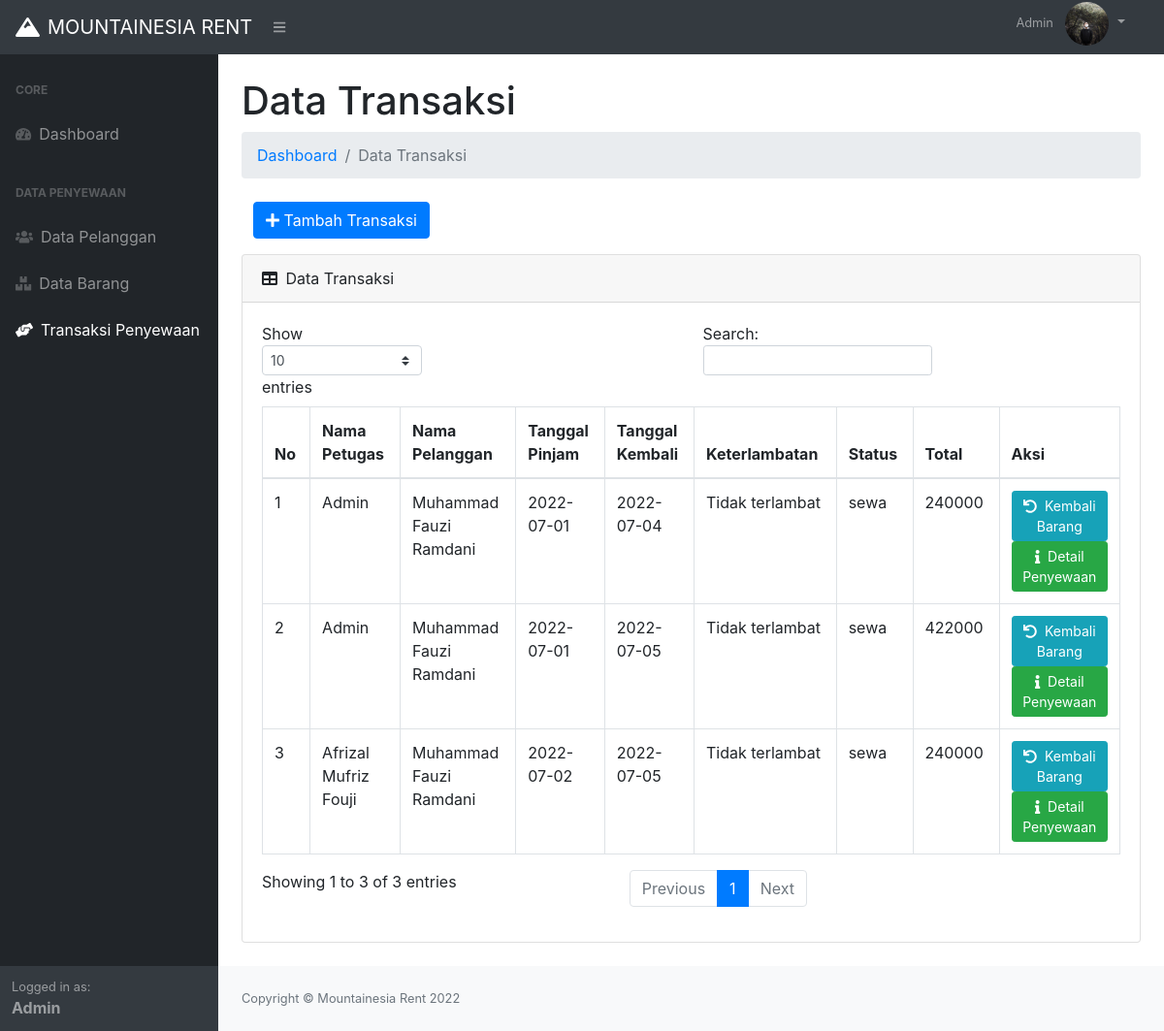
The app's page /index.php?p=transaksi (signed in) with its own data.
### tables this page shows
CREATE TABLE `tb_penyewaan` (
  `idsewa` int(11) NOT NULL,
  `iduser` int(11) NOT NULL,
  `idpelanggan` int(11) NOT NULL,
  `tanggalsewa` date NOT NULL,
  `tanggalkembali` date NOT NULL,
  `denda` int(20) NOT NULL,
  `total` int(20) NOT NULL,
  `status` varchar(50) NOT NULL
);

CREATE TABLE `tb_user` (
  `iduser` int(11) NOT NULL,
  `username` varchar(50) NOT NULL,
  `password` varchar(255) NOT NULL,
  `nama` varchar(50) NOT NULL,
  `foto` varchar(255) NOT NULL
);

CREATE TABLE `tb_pelanggan` (
  `idpelanggan` int(11) NOT NULL,
  `nama_pelanggan` varchar(50) NOT NULL,
  `alamat` varchar(255) NOT NULL,
  `tgl_lahir` date NOT NULL,
  `jk` enum('L','P') NOT NULL
);

### config/functions.php (called while the page is built, shortened)
<?php
function terlambat($tgl_dateline, $tgl_kembali)
{
	$tgl_dateline_pecah = explode('-', $tgl_dateline);
	$tgl_dateline_pecah = $tgl_dateline_pecah[2] . '-' . $tgl_dateline_pecah[1] . '-' . $tgl_dateline_pecah[0];
	$tgl_kembali_pecah = explode('-', $tgl_kembali);
	$tgl_kembali_pecah = $tgl_kembali_pecah[2] . '-' . $tgl_kembali_pecah[1] . '-' . $tgl_kembali_pecah[0];
	$selisih = strtotime($tgl_kembali_pecah) - strtotime($tgl_dateline_pecah);
	$selisih = $selisih / 86400;
	if ($selisih >= 1) {
		$hasil_tgl = floor($selisih);
	} else {
		$hasil_tgl = 0;
	}
	return $hasil_tgl;
}

### page/transaksi/transaksi.php (the view, shortened to what this page needs)
<?php
require_once './config/functions.php';
$sql = $conn->query("SELECT * FROM tb_penyewaan INNER JOIN tb_pelanggan
										ON tb_penyewaan.idpelanggan = tb_pelanggan.idpelanggan
                                        INNER JOIN tb_user ON tb_penyewaan.iduser = tb_user.iduser
                                        WHERE status = 'sewa'
										") or die(mysqli_error($conn));
?>
<h1 class="mt-4">Data Transaksi</h1>
<ol class="breadcrumb mb-4">
    <li class="breadcrumb-item"><a href="index.php">Dashboard</a></li>
    <li class="breadcrumb-item active">Data Transaksi</li>
</ol>
<div class="col-md-6">
    <a href="?p=transaksi&aksi=pilih" class="btn btn-primary mb-3"><i class="fa fa-plus"></i> Tambah Transaksi</a>
</div>
<div class="card mb-4">
    <div class="card-header">
        <i class="fas fa-table mr-1"></i>
        Data Transaksi
    </div>
    <div class="card-body">
        <div class="table-responsive">
            <table class="table table-bordered" id="dataTable" width="100%" cellspacing="0">
                <thead>
                    <tr>
                        <th>No</th>
                        <th>Nama Petugas</th>
                        <th>Nama Pelanggan</th>
                        <th>Tanggal Pinjam</th>
                        <th>Tanggal Kembali</th>
                        <th>Keterlambatan</th>
                        <th>Status</th>
                        <th>Total</th>
                        <th>Aksi</th>
                    </tr>
                </thead>
                <tbody>
                    <?php
                    $no = 1;
                    while ($pecah = $sql->fetch_assoc()) {
                    ?>
                        <tr>
                            <td><?= $no++; ?></td>
                            <td><?= $pecah['nama']; ?></td>
                            <td><?= $pecah['nama_pelanggan']; ?></td>
                            <td><?= $pecah['tanggalsewa']; ?></td>
                            <td><?= $pecah['tanggalkembali']; ?></td>
                            <td>
                                <?php
                                $denda = 5000;
                                $tgl_dateline = $pecah['tanggalkembali'];
                                $tgl_kembali = date('Y-m-d');
                                $lambat = terlambat($tgl_dateline, $tgl_kembali);
                                $denda1 = $lambat * $denda;
                                ?>
                                <?php
                                if ($lambat > 0) {
                                     ?>
                                    <div style='color:red;'><?= $lambat ?> hari<br> (Rp. <?= number_format($denda1) ?>)</div>
                                <?php
                                } else {
                                    echo "Tidak terlambat";
                                }
                                ?>
                            </td>
                            <td><?= $pecah['status']; ?></td>
                            <td><?= $pecah['total'] + $denda1; ?></td>
                            <td>
                                <a href="?p=transaksi&aksi=kembali&idsewa=<?= $pecah['idsewa']; ?>&denda1=<?= $denda1?>" class="btn btn-info btn-sm"><i class="fas fa-undo mr-2"></i>Kembali Barang</a>
                                <a href="?p=transaksi&aksi=detail&idsewa=<?= $pecah["idsewa"]; ?>" class="btn btn-success btn-sm"><i class="fas fa-info mr-2"></i>Detail Penyewaan</a>
                            </td>
                        </tr>
                    <?php } ?>
                </tbody>
            </table>
        </div>
    </div>
</div>

### records on screen
tb_penyewaan: iduser.nama "Admin", idpelanggan.nama_pelanggan "Muhammad Fauzi Ramdani", tanggalsewa "2022-07-01", tanggalkembali "2022-07-04", shows "Tidak terlambat", status "sewa", $pecah['total'] + $denda1 "240000"
tb_penyewaan: iduser.nama "Admin", idpelanggan.nama_pelanggan "Muhammad Fauzi Ramdani", tanggalsewa "2022-07-01", tanggalkembali "2022-07-05", shows "Tidak terlambat", status "sewa", $pecah['total'] + $denda1 "422000"
tb_penyewaan: iduser.nama "Afrizal Mufriz Fouji", idpelanggan.nama_pelanggan "Muhammad Fauzi Ramdani", tanggalsewa "2022-07-02", tanggalkembali "2022-07-05", shows "Tidak terlambat", status "sewa", $pecah['total'] + $denda1 "240000"

### other values on screen
$_SESSION['login']['nama'] "Admin"
